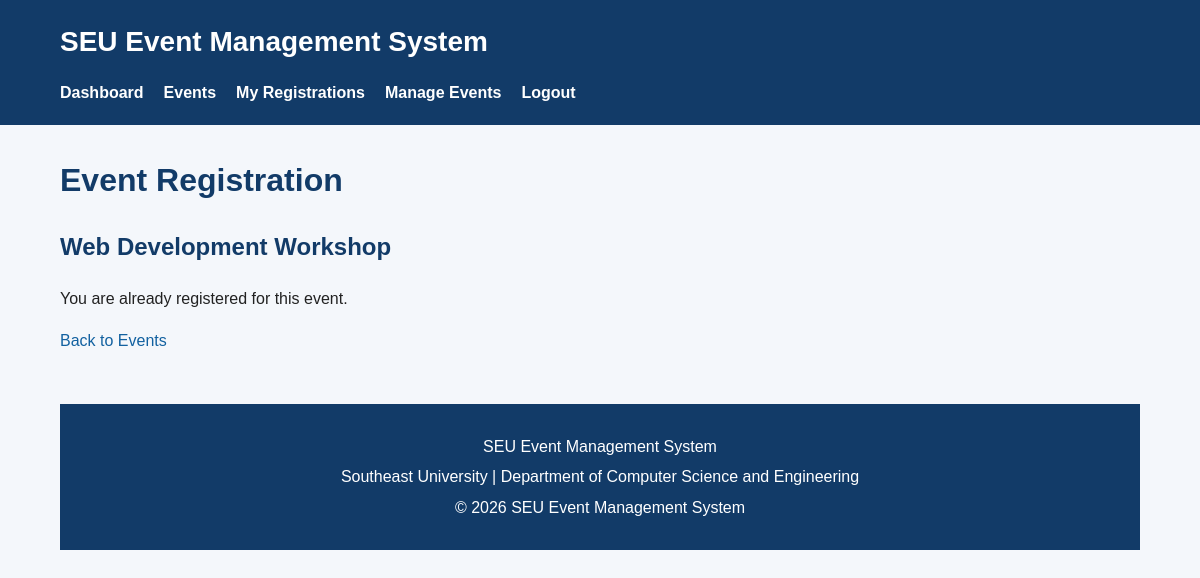
The page /register_event.php?id=1 (signed in) on the database its author committed.
### tables this page shows
CREATE TABLE `events` (
  `id` int(11) NOT NULL,
  `title` varchar(150) NOT NULL,
  `description` text DEFAULT NULL,
  `event_date` date NOT NULL,
  `venue` varchar(150) NOT NULL,
  `category` varchar(100) NOT NULL,
  `seats` int(11) NOT NULL DEFAULT 0,
  `created_at` timestamp NOT NULL DEFAULT current_timestamp()
);

### register_event.php (the view, shortened to what this page needs)
<?php
require_once "config/database.php";
$user_id = $_SESSION["user_id"];
$event_id = intval($_GET["id"] ?? 0);
$message = "";
$stmt = $conn->prepare(
    "SELECT id, title, seats
     FROM events
     WHERE id = ?"
);
$stmt->bind_param("i", $event_id);
$stmt->execute();
$result = $stmt->get_result();
$event = $result->fetch_assoc();
$stmt = $conn->prepare(
    "SELECT id
     FROM registrations
     WHERE user_id = ?
       AND event_id = ?"
);
$stmt->bind_param("ii", $user_id, $event_id);
$stmt->execute();
$existing = $stmt->get_result();
if ($existing->num_rows > 0) {
    $message = "You are already registered for this event.";
} elseif ($event["seats"] <= 0) {
    $message = "Sorry, no seats are available.";
}
?>
<!DOCTYPE html>
<html lang="en">
<head>
    <link rel="stylesheet" href="css/style.css">
</head>
<body>
<?php require_once "includes/header.php"; ?>
<main>
<h1>Event Registration</h1>
<h2>
    <?php echo htmlspecialchars($event["title"]); ?>
</h2>
<p>
    <?php echo htmlspecialchars($message); ?>
</p>
<a href="events.php">
    Back to Events
</a>
<?php require_once "includes/footer.php"; ?>
</body>
</html>

### css/style.css (style rules this page uses)
* { box-sizing: border-box; }
body { margin: 0; font-family: Arial, sans-serif; background-color: #f4f7fb; color: #222; line-height: 1.6; }
main { width: 90%; max-width: 1100px; margin: 30px auto; }
h1, h2, h3 { color: #123b68; }
a { color: #1261a0; text-decoration: none; }

### rows shown on the page
events: title "Web Development Workshop", id "You are already registered for this event."
